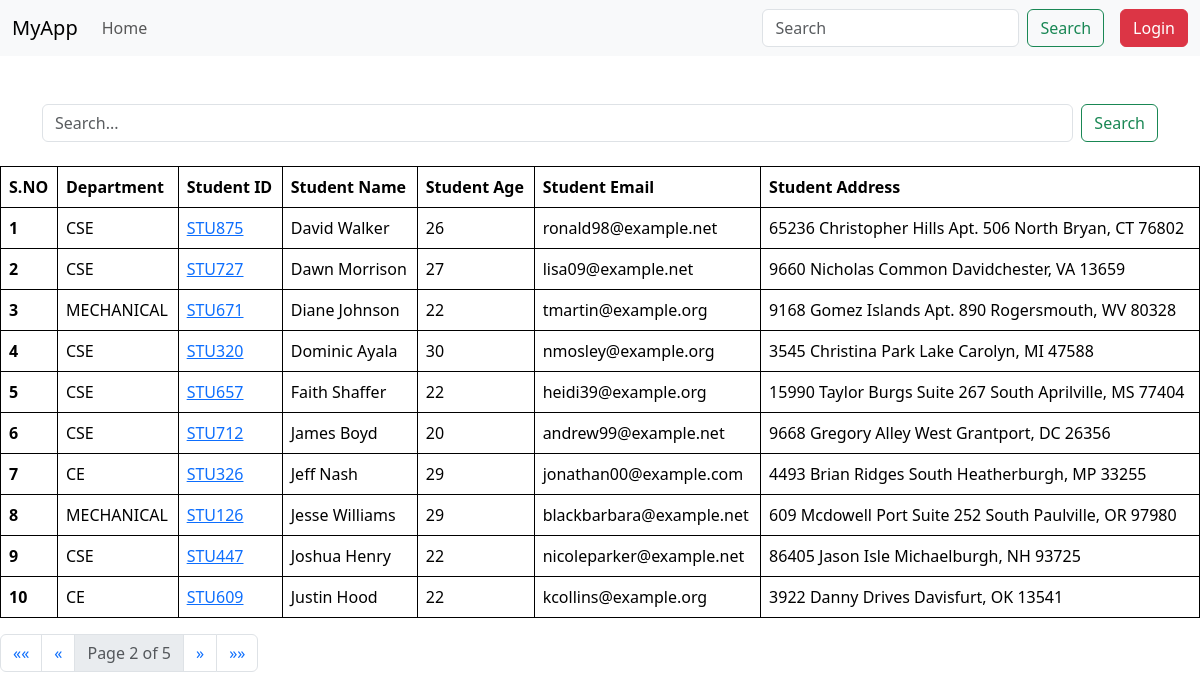
The page /student/?page=2&search= on the database its author committed.
### vege/models.py (models this page shows, shortened)
class Student(models.Model):
    department=models.ForeignKey(Department,related_name='depart',on_delete=models.CASCADE)
    student_id= models.OneToOneField(StudentId, related_name='student', on_delete=models.CASCADE)
    student_name=models.CharField( max_length=100)
    student_age=models.IntegerField( default=18)
    student_email=models.EmailField( unique=True)
    student_address=models.TextField( )
    is_deleted=models.BooleanField(default=False)
    objects=StudentManager()
    admin_objects=models.Manager()
    class Meta:
        ordering=['student_name']
        verbose_name="student"

class Department(models.Model):
    department=models.CharField( max_length=100)
    def __str__(self)->str:
        return self.department
    class Meta:
        ordering=['department']

class StudentId(models.Model):
    student_id=models.CharField( max_length=100)
    def __str__(self)->str:
        return self.student_id

### vege/views.py (the view, shortened to what this page needs)
# urls.py: path('student/',get_student,name='get_student'),
def get_student(request):
    queryset=Student.objects.all()
    paginator = Paginator(queryset, 10)
    page_number = request.GET.get("page",1)
    page_obj = paginator.get_page(page_number)
    return render(request, 'student.html',{'page_obj':page_obj})

### vege/models.py (called while the page is built)
    def get_queryset(self) :
        return super().get_queryset().filter(is_deleted=False)

### vege/templates/student.html
{% extends "base.html" %}
{% block start %}
<div class="container mt-5 mb-4">
    <form class="d-flex">
        <input class="form-control me-2" type="search" name="search" placeholder="Search..." aria-label="Search">
        <button class="btn btn-outline-success" type="submit">Search</button>
    </form>
</div>
<table class="table p-4">
    <thead>
      <tr>
        <th scope="col">S.NO</th>
        <th scope="col">Department</th>
        <th scope="col">Student ID</th>
        <th scope="col">Student Name</th>
        <th scope="col">Student Age</th>
        <th scope="col">Student Email</th>
        <th scope="col">Student Address</th>
      </tr>
    </thead>
    <tbody>
      {% for student in page_obj %}
      <tr>
        <th scope="row">{{ forloop.counter }}</th>
        <td>{{ student.department }}</td>
        <td>
            <a href="{% url 'marks' student.student_id %}">{{ student.student_id }}</a>
        </td>
        <td>{{ student.student_name }}</td>
        <td>{{ student.student_age }}</td>
        <td>{{ student.student_email }}</td>
        <td>{{ student.student_address }}</td>
      </tr>
      {% endfor %}
    </tbody>
</table>
<div class="pagination">
    <nav aria-label="Page navigation">
        <ul class="pagination">
            {% if page_obj.has_previous %}
                <li class="page-item">
                    <a class="page-link" href="?page=1&search={{ request.GET.search }}" aria-label="First">
                        <span aria-hidden="true">&laquo;&laquo;</span>
                    </a>
                </li>
                <li class="page-item">
                    <a class="page-link" href="?page={{ page_obj.previous_page_number }}&search={{ request.GET.search }}" aria-label="Previous">
                        <span aria-hidden="true">&laquo;</span>
                    </a>
                </li>
            {% endif %}
            <li class="page-item disabled">
                <span class="page-link">Page {{ page_obj.number }} of {{ page_obj.paginator.num_pages }}</span>
            </li>
            {% if page_obj.has_next %}
                <li class="page-item">
                    <a class="page-link" href="?page={{ page_obj.next_page_number }}&search={{ request.GET.search }}" aria-label="Next">
                        <span aria-hidden="true">&raquo;</span>
                    </a>
                </li>
                <li class="page-item">
                    <a class="page-link" href="?page={{ page_obj.paginator.num_pages }}&search={{ request.GET.search }}" aria-label="Last">
                        <span aria-hidden="true">&raquo;&raquo;</span>
                    </a>
                </li>
            {% endif %}
        </ul>
    </nav>
</div>
{% endblock %}

### home/templates/base.html (style rules this page uses)
table, th, td { border: 1px solid black; border-collapse: collapse; }

### rows shown on the page
Student: department "CSE", student_id "STU875", student_name "David Walker", student_age "26", student_email "ronald98@example.net", student_address "65236 Christopher Hills Apt. 506 North Bryan, CT 76802"
Student: department "CSE", student_id "STU727", student_name "Dawn Morrison", student_age "27", student_email "lisa09@example.net", student_address "9660 Nicholas Common Davidchester, VA 13659"
Student: department "MECHANICAL", student_id "STU671", student_name "Diane Johnson", student_age "22", student_email "tmartin@example.org", student_address "9168 Gomez Islands Apt. 890 Rogersmouth, WV 80328"
Student: department "CSE", student_id "STU320", student_name "Dominic Ayala", student_age "30", student_email "nmosley@example.org", student_address "3545 Christina Park Lake Carolyn, MI 47588"
Student: department "CSE", student_id "STU657", student_name "Faith Shaffer", student_age "22", student_email "heidi39@example.org", student_address "15990 Taylor Burgs Suite 267 South Aprilville, MS 77404"
Student: department "CSE", student_id "STU712", student_name "James Boyd", student_age "20", student_email "andrew99@example.net", student_address "9668 Gregory Alley West Grantport, DC 26356"
Student: department "CE", student_id "STU326", student_name "Jeff Nash", student_age "29", student_email "jonathan00@example.com", student_address "4493 Brian Ridges South Heatherburgh, MP 33255"
Student: department "MECHANICAL", student_id "STU126", student_name "Jesse Williams", student_age "29", student_email "blackbarbara@example.net", student_address "609 Mcdowell Port Suite 252 South Paulville, OR 97980"
Student: department "CSE", student_id "STU447", student_name "Joshua Henry", student_age "22", student_email "nicoleparker@example.net", student_address "86405 Jason Isle Michaelburgh, NH 93725"
Student: department "CE", student_id "STU609", student_name "Justin Hood", student_age "22", student_email "kcollins@example.org", student_address "3922 Danny Drives Davisfurt, OK 13541"

### other values the page prints
{{ page_obj.number }} "2"
{{ page_obj.paginator.num_pages }} "5"
